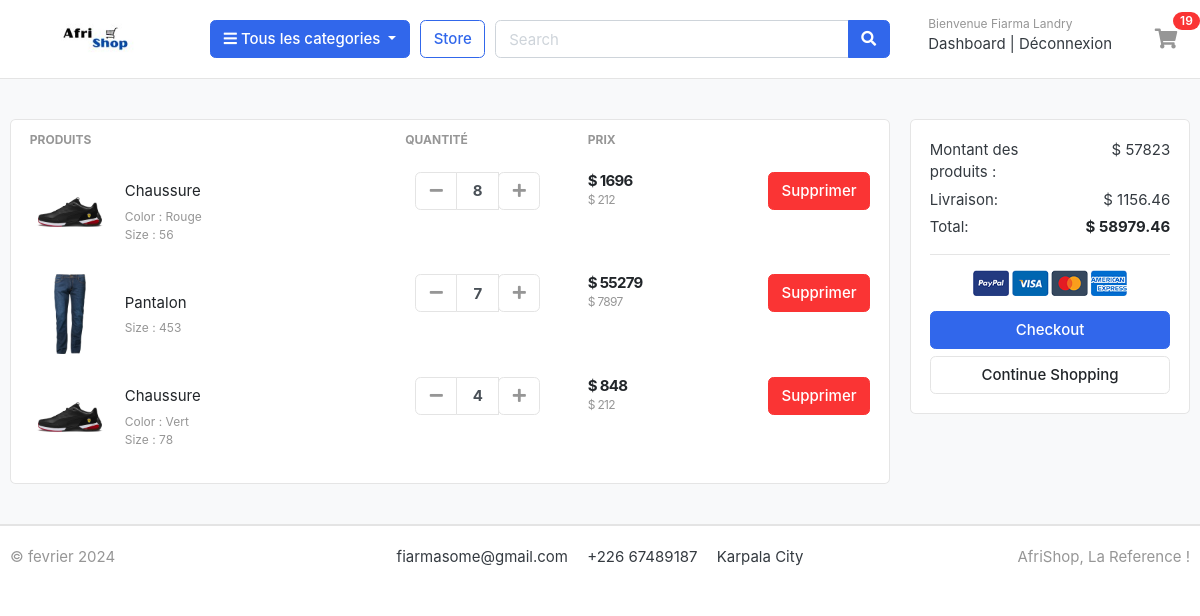
Screenshot of /cart/ (signed in) with the database file from the repository.
### accounts/models.py (models this page shows, shortened)
class Account(AbstractBaseUser):
	nom = models.CharField(max_length=50)
	prenom = models.CharField(max_length=50)
	username = models.CharField(max_length=50, unique=True)
	email = models.EmailField(max_length=100, unique=True)
	phone_number = models.CharField(max_length=50)
	date_joined = models.DateTimeField(auto_now_add=True)
	last_login = models.DateTimeField(auto_now_add=True)
	is_admin = models.BooleanField(default=False)
	is_active = models.BooleanField(default=False)
	is_superadmin = models.BooleanField(default=False)
	is_staff = models.BooleanField(default=False)
	USERNAME_FIELD = 'email'
	REQUIRED_FIELDS = ['username', 'nom', 'prenom']
	objects = MyAccountManager()

### carts/models.py (models this page shows, shortened)
class CartItem(models.Model):
    user = models.ForeignKey(Account, on_delete=models.CASCADE, null=True)# Pour lier chq panier  a un compte utilisateur
    product= models.ForeignKey(Product, on_delete=models.CASCADE) # cle secondaire faisant reference au produit
    variations = models.ManyToManyField(Variation, blank=True)
    cart = models.ForeignKey(Cart, on_delete=models.CASCADE, null=True)
    quantity = models.IntegerField()
    is_active = models.BooleanField(default=True) # pour dire si le produit est pris ou pas
    def sub_total(self):
        return self.product.price * self.quantity

### store/models.py (models this page shows, shortened)
class Product(models.Model):
    product_name =models.CharField(max_length=200, unique= True)
    slug =models.SlugField(max_length=200, unique= True)
    description = models.TextField(max_length=1000, blank= True)
    images = models.ImageField(upload_to='photos/products')
    price = models.IntegerField()
    stock = models.IntegerField()
    is_available =models.BooleanField(default=True)
    category = models.ForeignKey(Category, on_delete=models.CASCADE)
    create_date = models.DateTimeField(auto_now_add = True)
    modified_date = models.DateTimeField(auto_now=True)
    class Meta:
        verbose_name= 'product'
        verbose_name_plural = 'products'
    def get_url(self):
        return reverse('product_detail', args=[self.category.slug, self.slug])

class Variation(models.Model):
    product = models.ForeignKey(Product, on_delete=models.CASCADE)
    variation_category = models.CharField(max_length=200, choices=variation_category_choice)
    variation_value = models.CharField(max_length=200)
    is_active = models.BooleanField(default=True)
    created_date = models.DateTimeField(auto_now=True)
    objects =VariationManager()

### carts/views.py (the view)
# urls.py: path('', views.cart, name='cart'),
def cart(request, total=0, quantity=0, cart_items=None):
	try:
		tax = 0
		grand_total = 0
		if request.user.is_authenticated:
			cart_items = CartItem.objects.filter(user=request.user, is_active=True)
		else:
			cart = Cart.objects.get(cart_id=_cart_id(request))
			cart_items = CartItem.objects.filter(cart=cart, is_active=True)
		for cart_item in cart_items:
			total += (cart_item.product.price * cart_item.quantity)
			quantity += cart_item.quantity
		tax = (2 * total)/100
		grand_total = total + tax
	except ObjectDoesNotExist:
		pass
	context = {
		'total': total,
		'quantity': quantity,
		'cart_items': cart_items,
		'tax':tax,
		'grand_total':grand_total,
	}
	return render(request, 'store/cart.html', context)

### carts/context_processors.py (called while the page is built)
def counter(request):
    cart_count = 0 # initialisation  de la varible
    if 'admin' in request.path:
        return {}
    else:
        try:
            cart = Cart.objects.filter(cart_id=_cart_id(request))
            if request.user.is_authenticated: # si l'utilisateur est authentifie
                cart_items = CartItem.objects.all().filter(user=request.user) # on filtre les articles de l'utilisateur connecte
            else:
                cart_items = CartItem.objects.all().filter(cart=cart[:1])
            for cart_item in cart_items:
                cart_count +=cart_item.quantity
        except Cart.DoesNotExist:
            cart_count = 0
        return dict(cart_count=cart_count)

### carts/views.py (called while the page is built)
def _cart_id(request):
    cart = request.session.session_key
    if not cart:
        cart = request.session.create()
    return cart

### category/context_processor.py (called while the page is built)
def menu_links(request):
    links = Category.objects.all()
    return dict(links=links)

### category/models.py (called while the page is built)
    def get_url(self):
	    return reverse('products_by_category', args=[self.slug])

### templates/store/cart.html (shortened to what this page needs)
{% extends 'base.html' %}
{% load static %}
{% block content %}
<section class="section-content padding-y bg">
<div class="container">
{% if not cart_items %}
	<h2 class="text-center">Votre panier d'achat est vide</h2>
	<br>
	<div class="text-center">
		<a href="{% url 'store' %}" class="btn btn-primary">Continuer vos achats</a>
	</div>
{% else %}
<div class="row">
	<aside class="col-lg-9">
<div class="card">
<table class="table table-borderless table-shopping-cart">
<thead class="text-muted">
<tr class="small text-uppercase">
  <th scope="col">Produits</th>
  <th scope="col" width="120">Quantité</th>
  <th scope="col" width="120">Prix</th>
  <th scope="col" class="text-right" width="200"> </th>
</tr>
</thead>
<tbody>
	{% for cart_item in cart_items %}
<tr>
	<td>
		<figure class="itemside align-items-center">
			<div class="aside"><img src="{{ cart_item.product.images.url }}" class="img-sm"></div>
			<figcaption class="info">
				<a href="{{ cart_item.product.get_url }}" class="title text-dark">{{ cart_item.product.product_name }}</a>
				<p class="text-muted small">
					{% if cart_item.variations.all %}
						{% for item in cart_item.variations.all %}
							{{item.variation_category | capfirst}} : {{item.variation_value | capfirst}} <br>
						{% endfor %}
					{% endif %}
				</p>
			</figcaption>
		</figure>
	</td>
	<td>
					<div class="col">
						<div class="input-group input-spinner">
							<div class="input-group-prepend">
							<a href="{% url 'remove_cart' cart_item.product.id cart_item.id %}" class="btn btn-light" type="button" id="button-plus"> <i class="fa fa-minus"></i> </a>
							</div>
							<input type="text" class="form-control"  value="{{ cart_item.quantity }}">
							<div class="input-group-append">
								<form action="{% url 'add_cart' cart_item.product.id %}"  method="POST">
									<button class="btn btn-light" type="submit" id="button-minus"> <i class="fa fa-plus"></i> </button>
								</form>
							</div>
						</div>
					</div>
	</td>
	<td>
		<div class="price-wrap">
			<var class="price">$ {{ cart_item.sub_total }}</var>
			<small class="text-muted"> $ {{ cart_item.product.price }} </small>
		</div>
	</td>
	<td class="text-right">
	<a href="{% url 'remove_cart_item' cart_item.product.id cart_item.id%}" onclick="return confirm('Vous êtes sûr de vouloir supprimer ce produit ?')" class="btn btn-danger"> Supprimer</a>
	</td>
</tr>
{% endfor %}
</tbody>
</table>
</div>
	</aside>
	<aside class="col-lg-3">
		<div class="card">
		<div class="card-body">
			<dl class="dlist-align">
			  <dt>Montant des produits :</dt>
			  <dd class="text-right">$ {{ total }}</dd>
			</dl>
			<dl class="dlist-align">
			  <dt>Livraison:</dt>
			  <dd class="text-right"> $ {{ tax }}</dd>
			</dl>
			<dl class="dlist-align">
			  <dt> Total:</dt>
			  <dd class="text-right text-dark b"><strong>$ {{ grand_total }}</strong></dd>
			</dl>
			<hr>
			<p class="text-center mb-3">
				<img src="{% static './images/misc/payments.png' %}" height="26">
			</p>
			<a href="{% url 'checkout' %}" class="btn btn-primary btn-block"> Checkout </a>
			<a href="{% url 'store' %}" class="btn btn-light btn-block">Continue Shopping</a>
		</div>
		</div>
</aside>
</div>
{% endif %}
</div>
</section>
{% endblock %}

### templates/includes/navbar.html (shortened to what this page needs)
    {% load static %}
<header class="section-header">
<section class="header-main border-bottom">
	<div class="container">
<div class="row align-items-center">
	<div class="col-lg-2 col-md-3 col-6">
		<a href="{% url 'home' %}" class="brand-wrap">
			<img class="logo" src="{% static './images/banners/logo.jpg' %}">
		</a>
	</div>
	<div class="col-lg col-sm col-md col-6 flex-grow-0">
		<div class="category-wrap dropdown d-inline-block float-right">
			<button type="button" class="btn btn-primary dropdown-toggle" data-toggle="dropdown">
				<i class="fa fa-bars"></i> Tous les categories
			</button>
		</div>
	</div>
	<a href="{% url 'store' %}" class="btn btn-outline-primary">Store</a>
	<div class="col-lg  col-md-6 col-sm-12 col">
		<form action="{% url 'search' %}" class="search" method="GET">
			<div class="input-group w-100">
			    <input type="text" class="form-control" style="width:60%;" placeholder="Search" name="keyword">
			    <div class="input-group-append">
			      <button class="btn btn-primary" type="submit">
			        <i class="fa fa-search"></i>
			      </button>
			    </div>
		    </div>
		</form>
	</div>
	<div class="col-lg-3 col-sm-6 col-8 order-2 order-lg-3">
				<div class="d-flex justify-content-end mb-3 mb-lg-0">
					{%  if user.id is None %}
					<div class="widget-header">
						<small class="title text-muted">Bienvenue invité</small>
						<div>
							<a href="{% url 'login' %}">Connexion</a> <span class="dark-transp"> | </span>
							<a href="{% url 'register' %}">S'enregistrer</a>
						</div>
					</div>
					{% else %}
					<div class="widget-header">
						<small class="title text-muted">Bienvenue {{user.prenom}}</small>
						<div>
							<a href="{% url 'dashboard' %}">Dashboard</a> <span class="dark-transp"> | </span>
							<a href="{% url 'logout' %}">Déconnexion</a>
						</div>
					</div>
					{% endif %}
					<a href="{% url 'cart' %}" class="widget-header pl-3 ml-3">
						<div class="icon icon-sm rounded-circle"><i class="fa fa-shopping-cart"></i></div>
						<span class="badge badge-pill badge-danger notify">{{cart_count}}</span>
					</a>
				</div>
			</div>
</div>
	</div>
</section>
</header>

### static/css/ui.css (style rules this page uses)
html { font-family: "Inter", sans-serif; font-size: 15px; }
.price-wrap { letter-spacing: -0.7px; }
.icon-xs, .icon-sm, .icon-md, .icon-lg { display: inline-block; text-align: center; flex-shrink: 0; flex-grow: 0; }
.icon-sm { width: 48px; height: 48px; line-height: 48px !important; font-size: 20px; }
.img-xs, .img-sm, .img-md, .img-lg { -o-object-fit: cover; object-fit: cover; flex-shrink: 0; flex-grow: 0; }
.img-sm { width: 80px; height: 80px; }
.padding-y { padding-top: 40px; padding-bottom: 40px; }
var { font-style: normal; }
figure { margin-bottom: 0; }
.bg { background-color: #f8f9fa; }
.b { font-weight: 600; }
p:last-child { margin-bottom: 0; }
.header-main { position: relative; padding-top: 1rem; padding-bottom: 1rem; }
.brand-wrap .logo, .navbar-brand .logo { margin-right: 7px; max-height: 42px; display: inline-block; }
.widget-header { display: inline-block; vertical-align: middle; position: relative; }
.widget-header a { color: #343a40; }
.widget-header i { color: #969696; }
.widget-header .title { display: block; }
.widget-header .notify { position: absolute; top: -3px; right: -10px; }
.btn-light { background-color: #fff; border-color: #e4e4e4; }
.btn-light i { color: #969696; }
.itemside { position: relative; display: flex; width: 100%; }
.itemside .aside { position: relative; flex-shrink: 0; }
.itemside .info { padding-left: 15px; padding-right: 7px; }
.itemside p { margin-bottom: 0; }
.itemside .title { display: block; margin-bottom: 5px; color: #212529; }
[class*=dlist-] { margin-bottom: 5px; }
[class*=dlist-] dd { margin-bottom: 0; }
.dlist-align { display: flex; }
.dlist-align dt { width: 150px; word-wrap: break-word; font-weight: normal; }
.dlist-align dd { flex-grow: 1; }
.notify { position: absolute; top: -4px; right: -10px; display: inline-block; padding: 0.25em 0.6em; font-size: 12px; line-height: 1; text-align: center; border-radius: 3rem; color: #fff; background-color: #fa3434; }
.price { font-weight: 600; color: #212529; }
.input-spinner { width: 125px; flex-wrap: nowrap; display: inline-flex; vertical-align: middle; }
.input-spinner input.form-control { text-align: center; max-width: 46px; font-weight: bold; flex-basis: 46px; border-color: #e4e4e4; flex-grow: 0; }
.input-spinner .btn { width: 42px; text-align: center; padding-left: 0.5rem; padding-right: 0.5rem; }
.table-shopping-cart.table td, .table-shopping-cart.table th { padding-left: 1.25rem; padding-right: 1.25rem; }
.table-shopping-cart .price-wrap { line-height: 1.2; }
.table-shopping-cart .price { font-weight: bold; margin-right: 5px; display: block; }
.btn-primary { color: red; }

### rows the page displays
Account: prenom "Fiarma Landry"
CartItem: product.images (picture), product.product_name "Chaussure", quantity "8", sub_total "1696", product.price "212"
Variation: variation_category "Color", variation_value "Rouge"
Variation: variation_category "Size", variation_value "56"
CartItem: product.images (picture), product.product_name "Pantalon", quantity "7", sub_total "55279", product.price "7897"
Variation: variation_category "Size", variation_value "453"
CartItem: product.images (picture), product.product_name "Chaussure", quantity "4", sub_total "848", product.price "212"
Variation: variation_category "Color", variation_value "Vert"
Variation: variation_category "Size", variation_value "78"

### other values shown
{{ cart_count }} "19"
{{ total }} "57823"
{{ tax }} "1156.46"
{{ grand_total }} "58979.46"
